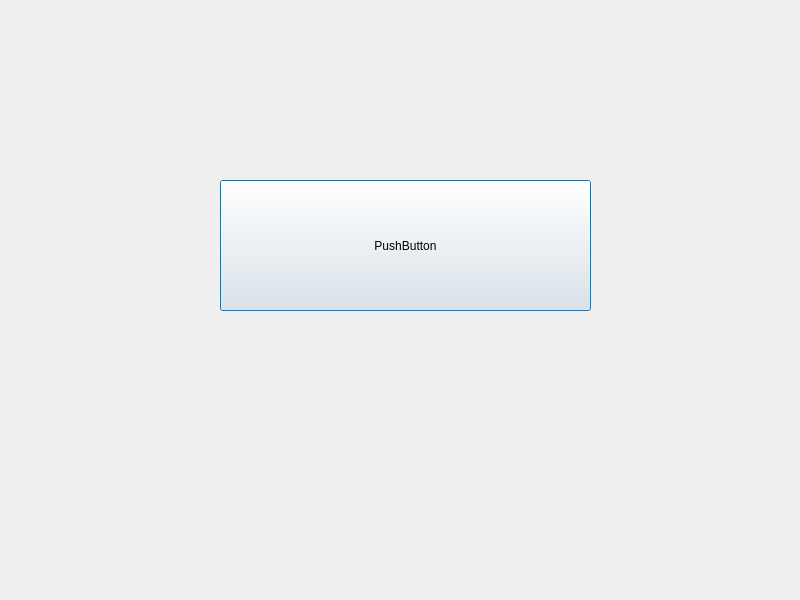
<?xml version="1.0" encoding="UTF-8"?>
<ui version="4.0">
 <class>Dialog</class>
 <widget class="QDialog" name="Dialog">
  <property name="geometry">
   <rect>
    <x>0</x>
    <y>0</y>
    <width>800</width>
    <height>600</height>
   </rect>
  </property>
  <property name="windowTitle">
   <string>Dialog</string>
  </property>
  <widget class="QPushButton" name="pushButton">
   <property name="geometry">
    <rect>
     <x>220</x>
     <y>180</y>
     <width>371</width>
     <height>131</height>
    </rect>
   </property>
   <property name="text">
    <string>PushButton</string>
   </property>
  </widget>
 </widget>
 <resources/>
 <connections/>
</ui>
